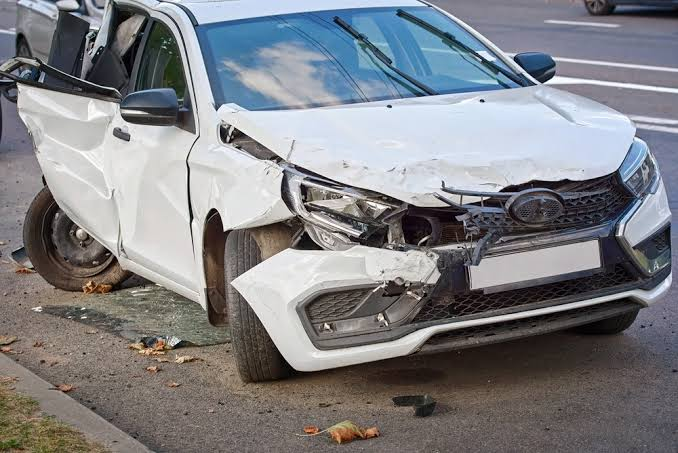
#> input picture backend/uploads/original/237454ee-a503-46ce-992c-b363a7baaaf4.jpg, 678 x 453 px
$ python -i detector.py   (imports and definitions only)
#> lines starting #> are read from the running program, lines starting #| are printed output that depends on the picture; after the words box and inside, x2 and y2 are one past the last pixel; in counts of white or black regions, pixels touching at a corner belong together
import os
import cv2
import numpy as np
import random
import json

# Try to import YOLOv8 from ultralytics
try:
    from ultralytics import YOLO
    YOLO_AVAILABLE = True
except ImportError:
    YOLO_AVAILABLE = False

DEFECT_TYPES = [
    "Scratch", "Dent", "Rust", "Paint Damage",
    "Windshield Crack", "Broken Headlight", "Tire Damage", "Bumper Damage"
]

PARTS = ["Hood", "Door", "Windshield", "Fender", "Bumper", "Tire", "Light", "Side Panel"]

COST_DATABASE = {
    "Scratch": {
        "Minor": (100, 250),
        "Moderate": (300, 550),
        "Severe": (600, 1100),
        "recommendation": "Polishing & minor paint touch-up required."
    },
    "Dent": {
        "Minor": (150, 350),
        "Moderate": (400, 800),
        "Severe": (900, 2000),
        "recommendation": "Paintless Dent Repair (PDR) or panel reshaping needed."
    },
    "Rust": {
        "Minor": (200, 450),
        "Moderate": (500, 1100),
        "Severe": (1200, 3500),
        "recommendation": "Rust treatment, sanding, and anti-corrosion primer application."
    },
    "Paint Damage": {
        "Minor": (150, 300),
        "Moderate": (350, 750),
        "Severe": (800, 1800),
        "recommendation": "Sanding and multi-coat respraying of affected panels."
    },
    "Windshield Crack": {
        "Minor": (100, 200),
        "Moderate": (250, 500),
        "Severe": (600, 1400),
        "recommendation": "Resin injection for minor cracks; complete windshield replacement for major cracks."
    },
    "Broken Headlight": {
        "Minor": (80, 180),
        "Moderate": (200, 450),
        "Severe": (500, 1200),
        "recommendation": "Lens cover replacement or complete headlight assembly replacement."
    },
    "Tire Damage": {
        "Minor": (50, 120),
        "Moderate": (150, 300),
        "Severe": (350, 800),
        "recommendation": "Puncture patching or replacement of tire depending on sidewall condition."
    },
    "Bumper Damage": {
        "Minor": (150, 350),
        "Moderate": (400, 850),
        "Severe": (900, 2500),
        "recommendation": "Bumper clips realigned, plastic welding, or total bumper cover replacement."
    }
}

def get_damage_color(severity):
    if severity in ["Minor", "Low"]:
        return (0, 255, 0)      # Green
    elif severity in ["Moderate", "Medium"]:
        return (0, 165, 255)    # Orange
    else:
        return (0, 0, 255)      # Red

def run_opencv_fallback_detection(image_path, output_dir):
    """
    Analyzes the image using OpenCV to detect high-contrast areas, edges, and anomalies,
    mapping them to simulated vehicle defects. This provides a dynamic visual response
    based on the actual image layout without requiring heavy PyTorch models.
    """
#> called with output_dir = 'out.png'
    img = cv2.imread(image_path)
#> img is the input picture: shape (453, 678, 3); mean B, G, R 132.8, 128.9, 128.1
    if img is None:
        raise ValueError("Could not read image")

    height, width, _ = img.shape
#> height = 453; width = 678

    # Process image to find interesting regions (high gradient/contrast)
    gray = cv2.cvtColor(img, cv2.COLOR_BGR2GRAY)
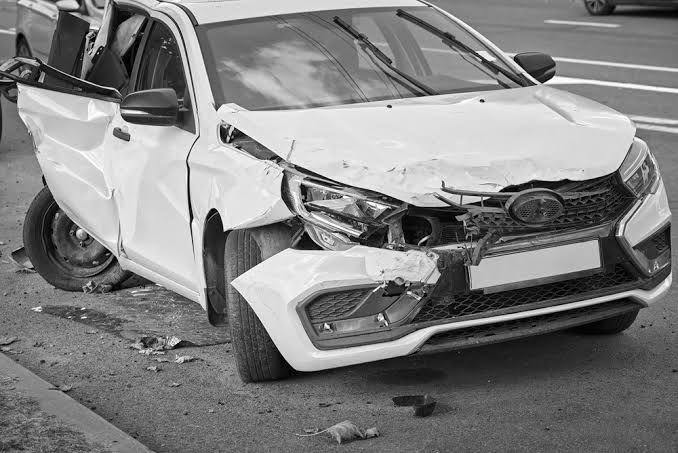
#> gray: shape (453, 678); min 0, max 255, mean 129.1
    blurred = cv2.GaussianBlur(gray, (9, 9), 0)
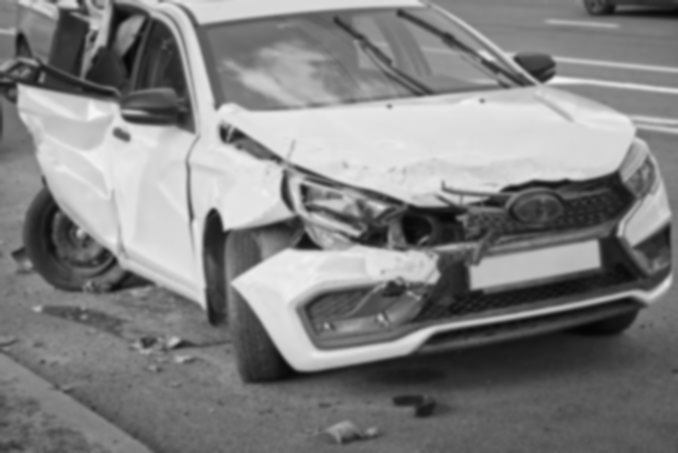
#> blurred: shape (453, 678); min 5, max 246, mean 129.1

    # Run Edge detection
    edges = cv2.Canny(blurred, 30, 150)
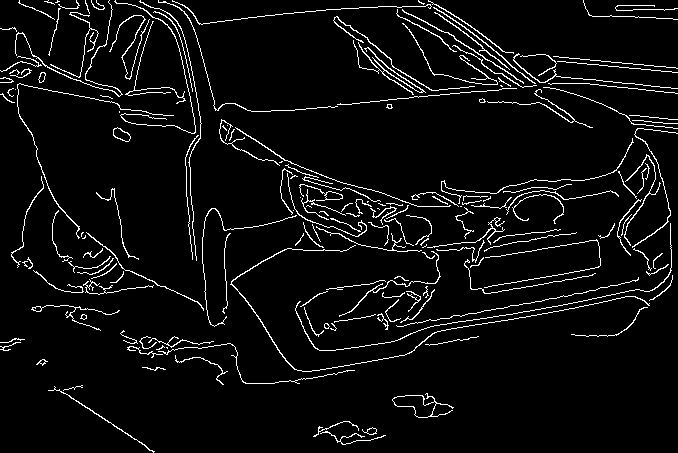
#> edges: shape (453, 678); 5.3% white in thin lines or dots

    # Dilate edges to merge close contours
    kernel = cv2.getStructuringElement(cv2.MORPH_RECT, (15, 15))
    dilated = cv2.dilate(edges, kernel, iterations=1)
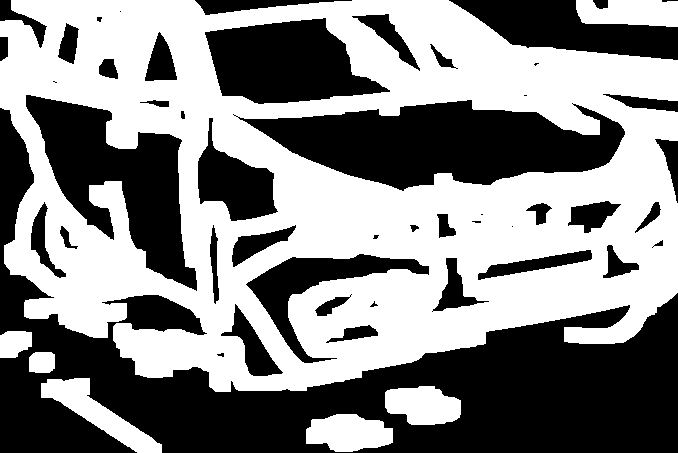
#> dilated: shape (453, 678); 52.9% white; 48 black regions (9 under 20 px)

    # Find contours
    contours, _ = cv2.findContours(dilated, cv2.RETR_EXTERNAL, cv2.CHAIN_APPROX_SIMPLE)
#> contours = 7 contours; box (x1, y1, x2, y2) and area: (0, 0, 678, 392) 216935, (41, 378, 162, 453) 2786, (306, 414, 393, 452) 2382, (576, 0, 678, 27) 2231, (385, 386, 461, 425) 2198, (0, 331, 32, 358) 670, (29, 352, 55, 373) 466

    detected_defects = []

    # Filter and process contours to generate bounding boxes
    valid_contours = []
    for cnt in contours:
        x, y, w, h = cv2.boundingRect(cnt)

        # Filter out extreme sizes
        if w < 20 or h < 20 or w > width * 0.7 or h > height * 0.7:
            continue
        valid_contours.append((x, y, w, h, w * h))
#> this loop made 7 passes
#> (x, y, w, h) on passes 1 to 7: (306, 414, 87, 38), (385, 386, 76, 39), (41, 378, 121, 75), (29, 352, 26, 21), (0, 331, 32, 27), (576, 0, 102, 27), (0, 0, 678, 392)
#> after the loop, valid_contours = [(306, 414, 87, 38, 3306), (385, 386, 76, 39, 2964), (41, 378, 121, 75, 9075), (29, 352, 26, 21, 546), (0, 331, 32, 27, 864), (576, 0, 102, 27, 2754)]

    # Sort by area descending and select top 2-5 contours for damage simulation
    valid_contours = sorted(valid_contours, key=lambda x: x[4], reverse=True)
#> valid_contours = [(41, 378, 121, 75, 9075), (306, 414, 87, 38, 3306), (385, 386, 76, 39, 2964), (576, 0, 102, 27, 2754), (0, 331, 32, 27, 864), (29, 352, 26, 21, 546)]
    selected_contours = valid_contours[:random.randint(2, 5)]
#> selected_contours = [(41, 378, 121, 75, 9075), (306, 414, 87, 38, 3306), (385, 386, 76, 39, 2964), (576, 0, 102, 27, 2754), (0, 331, 32, 27, 864)]

    # In case no significant contours were found, generate a couple of realistic ones
    if not selected_contours:
        # Create default regions based on image center/fenders
        selected_contours = [
            (int(width * 0.25), int(height * 0.4), int(width * 0.15), int(height * 0.1), 1000),
            (int(width * 0.55), int(height * 0.5), int(width * 0.2), int(height * 0.15), 3000),
        ]

    for idx, (x, y, w, h, _) in enumerate(selected_contours):
        # Determine defect characteristics
        aspect_ratio = float(w) / h

        # Heuristic mapping based on bbox attributes and location
        if aspect_ratio > 3.0:
            defect_type = "Scratch"
            part = "Door" if y > height * 0.3 else "Hood"
        elif y < height * 0.35:
            defect_type = "Windshield Crack" if x > width * 0.3 and x < width * 0.7 else "Hood"
            defect_type = "Windshield Crack" if defect_type == "Windshield Crack" else "Paint Damage"
            part = "Windshield" if defect_type == "Windshield Crack" else "Hood"
        elif y > height * 0.7:
            defect_type = "Tire Damage" if (x < width * 0.3 or x > width * 0.7) else "Bumper Damage"
            part = "Tire" if defect_type == "Tire Damage" else "Bumper"
        elif x < width * 0.15 or x > width * 0.85:
            defect_type = "Broken Headlight" if y < height * 0.6 else "Fender"
            defect_type = "Broken Headlight" if defect_type == "Broken Headlight" else "Rust"
            part = "Light" if defect_type == "Broken Headlight" else "Fender"
        else:
            defect_type = random.choice(["Dent", "Paint Damage", "Rust"])
            part = random.choice(["Door", "Side Panel", "Fender"])

        # Determine severity based on contour area relative to image
        norm_area = (w * h) / (width * height)
        if norm_area < 0.015:
            severity = "Minor"
        elif norm_area < 0.05:
            severity = "Moderate"
        else:
            severity = "Severe"

        confidence = round(random.uniform(70.0, 97.5), 1)

        # Get cost estimates
        cost_min, cost_max = COST_DATABASE[defect_type][severity]

        defect_data = {
            "defect_type": defect_type,
            "severity": severity,
            "part_affected": part,
            "confidence": confidence,
            "bbox": json.dumps([x, y, x + w, y + h]),
            "cost_est_min": float(cost_min),
            "cost_est_max": float(cost_max)
        }
        detected_defects.append(defect_data)

        # Draw bounding boxes and labels
        color = get_damage_color(severity)
        cv2.rectangle(img, (x, y), (x + w, y + h), color, 2)

        # Text background
        label = f"{defect_type} ({severity}) {confidence}%"
        (text_width, text_height), _ = cv2.getTextSize(label, cv2.FONT_HERSHEY_SIMPLEX, 0.5, 1)
        cv2.rectangle(img, (x, y - text_height - 6), (x + text_width + 6, y), color, -1)
        cv2.putText(img, label, (x + 3, y - 4), cv2.FONT_HERSHEY_SIMPLEX, 0.5, (255, 255, 255), 1, cv2.LINE_AA)
#> this loop made 5 passes
#> (x, y, w, h, aspect_ratio, defect_type, part, norm_area) on passes 1 to 5: (41, 378, 121, 75, 1.61, 'Tire Damage', 'Tire', 0.0295), (306, 414, 87, 38, 2.29, 'Bumper Damage', 'Bumper', 0.0108), (385, 386, 76, 39, 1.95, 'Bumper Damage', 'Bumper', 0.00965), (576, 0, 102, 27, 3.78, 'Scratch', 'Hood', 0.00897), (0, 331, 32, 27, 1.19, 'Tire Damage', 'Tire', 0.00281)
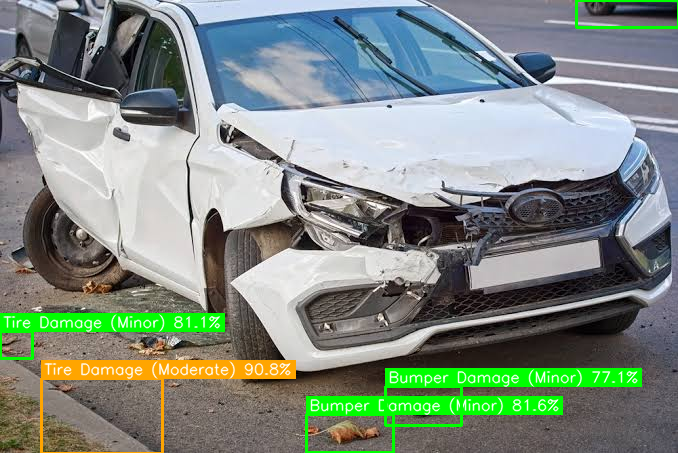
#> img: shape (453, 678, 3); 6.94% of pixels changed, all inside (x1, y1, x2, y2) = (0, 0, 678, 453)
#> after the loop, detected_defects = 5 items

    os.makedirs(output_dir, exist_ok=True)
    filename = os.path.basename(image_path)
    annotated_filename = "annotated_" + filename
    annotated_path = os.path.join(output_dir, annotated_filename)

    cv2.imwrite(annotated_path, img)

    return detected_defects, annotated_path

# [114 lines left out: functions run_yolo_detection, analyze_vehicle_damage, calculate_health_score, simulate_anpr, not called in this run]

>>> result = run_opencv_fallback_detection('uploads/original/237454ee-a503-46ce-992c-b363a7baaaf4.jpg', 'out.png')

$ run again, on backend/uploads/original/686cc816-7771-4a4c-b1c7-c4dbe350e17a.jpg
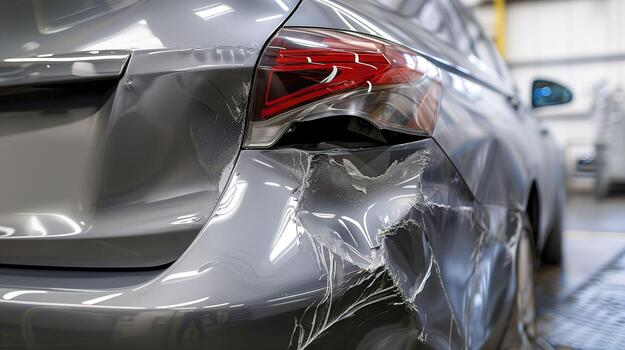
#> input picture backend/uploads/original/686cc816-7771-4a4c-b1c7-c4dbe350e17a.jpg, 625 x 350 px
#> in run_opencv_fallback_detection, img is the input picture: shape (350, 625, 3); mean B, G, R 123.3, 119, 120.6
#> in run_opencv_fallback_detection, `edges = cv2.Canny(blurred, 30, 150)`:
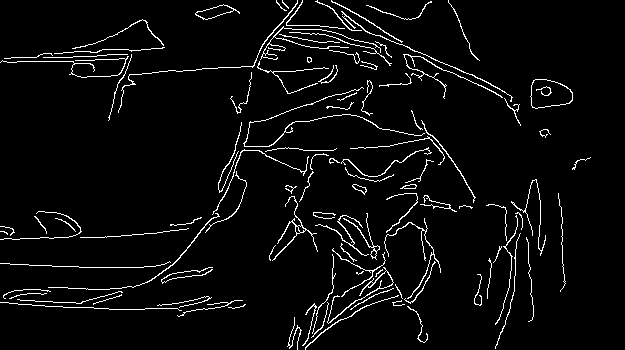
#> edges: shape (350, 625); 4.4% white in thin lines or dots
#> dilated: shape (350, 625); 47% white; 5 white regions
#> contours = 5 contours; box (x1, y1, x2, y2) and area: (0, 0, 580, 350) 101366, (551, 186, 573, 299) 1754, (188, 0, 247, 27) 1273, (565, 150, 598, 177) 634, (532, 122, 558, 145) 512
#> the loop in run_opencv_fallback_detection, `for cnt in contours:` made 5 passes
#> (x, y, w, h) on passes 1 to 5: (551, 186, 22, 113), (565, 150, 33, 27), (532, 122, 26, 23), (0, 0, 580, 350), (188, 0, 59, 27)
#> after the loop in run_opencv_fallback_detection, `for cnt in contours:`: valid_contours = [(551, 186, 22, 113, 2486), (565, 150, 33, 27, 891), (532, 122, 26, 23, 598), (188, 0, 59, 27, 1593)]
#> in run_opencv_fallback_detection, `valid_contours = sorted(valid_contours, key=lambda x: x[4], reverse=Tr..`: valid_contours = [(551, 186, 22, 113, 2486), (188, 0, 59, 27, 1593), (565, 150, 33, 27, 891), (532, 122, 26, 23, 598)]
#> selected_contours has the same summary as valid_contours
#> the loop in run_opencv_fallback_detection, `for idx, (x, y, w, h, _) in enumerate(selected_contours):` made 4 passes
#> (x, y, w, h, aspect_ratio, defect_type, part, norm_area) on passes 1 to 4: (551, 186, 22, 113, 0.195, 'Broken Headlight', 'Light', 0.0114), (188, 0, 59, 27, 2.19, 'Windshield Crack', 'Windshield', 0.00728), (565, 150, 33, 27, 1.22, 'Broken Headlight', 'Light', 0.00407), (532, 122, 26, 23, 1.13, 'Paint Damage', 'Hood', 0.00273)
#> after the loop in run_opencv_fallback_detection, `for idx, (x, y, w, h, _) in enumerate(selected_contours):`:
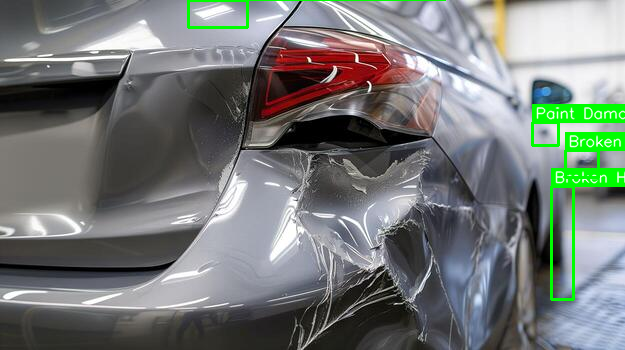
#> img: shape (350, 625, 3); 2.78% of pixels changed, all inside (x1, y1, x2, y2) = (187, 0, 625, 301)
#> after the loop in run_opencv_fallback_detection, `for idx, (x, y, w, h, _) in enumerate(selected_contours):`: detected_defects = 4 items
